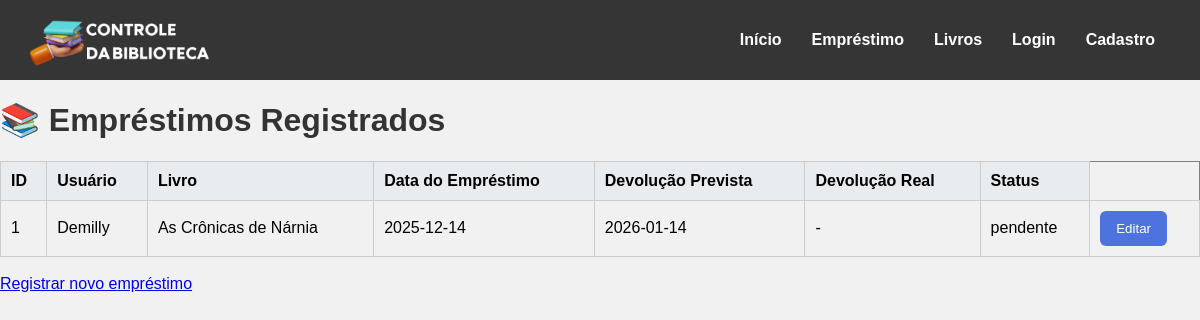
Page /ver_emprestimos (signed in) on the earlier database version.
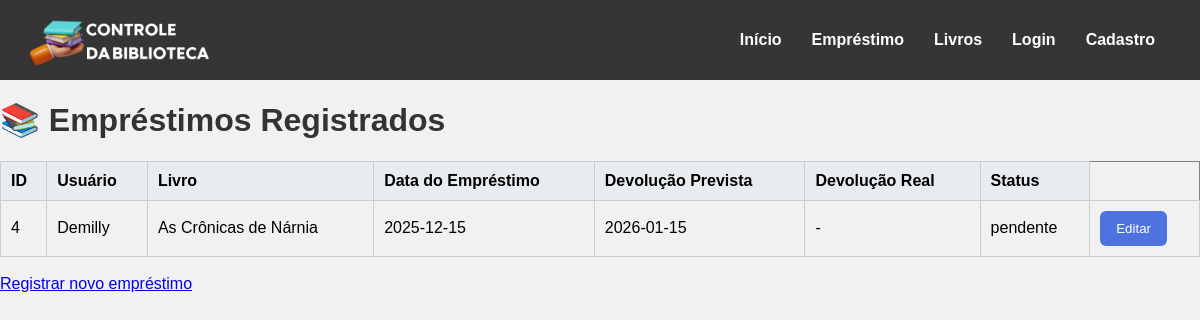
Same page on the later database version.
### tables this page shows
CREATE TABLE emprestimos (
    id_emprestimo INTEGER PRIMARY KEY,
    usuario_id INTEGER,
    livro_id INTEGER,
    data_emprestimo DATE,
    data_devolucao_prevista DATE,
    data_devolucao_real DATE,
    status_emprestimo TEXT CHECK(status_emprestimo IN ('pendente', 'devolvido', 'atrasado')),
    FOREIGN KEY (usuario_id) REFERENCES usuarios(id_usuario),
    FOREIGN KEY (livro_id) REFERENCES livros(id_livro) ON DELETE CASCADE
);

CREATE TABLE usuarios (
    id_usuario INTEGER PRIMARY KEY AUTOINCREMENT,
    senha_usuario VARCHAR(8) NOT NULL,
    nome_usuario VARCHAR(255) NOT NULL,
    email VARCHAR(255),
    numero_telefone VARCHAR(15),
    data_inscricao DATE,
    multa_atual DECIMAL(10,2)
);

CREATE TABLE livros (
    id_livro INTEGER PRIMARY KEY AUTOINCREMENT,
    autor_id INTEGER NOT NULL,
    titulo VARCHAR(255) NOT NULL,
    isbn VARCHAR(13) NOT NULL,
    ano_publicacao INTEGER NOT NULL,
    genero_id INTEGER NOT NULL,
    editora_id INTEGER NOT NULL,
    quantidade_disponivel INTEGER NOT NULL,
    resumo TEXT,
    FOREIGN KEY (autor_id) REFERENCES autores(id_autor) ON DELETE RESTRICT,
    FOREIGN KEY (genero_id) REFERENCES generos(id_genero) ON DELETE CASCADE,
    FOREIGN KEY (editora_id) REFERENCES editoras(id_editora)
);

### app.py (the view)
@app.route('/ver_emprestimos')
@login_required
def ver_emprestimos():
    conexao = obter_conexao()
    sql = '''SELECT emprestimos.id_emprestimo,usuarios.nome_usuario,livros.titulo,emprestimos.data_emprestimo,
    emprestimos.data_devolucao_prevista,emprestimos.data_devolucao_real,
    emprestimos.status_emprestimo FROM emprestimos JOIN usuarios ON emprestimos.usuario_id = usuarios.id_usuario
    JOIN livros ON emprestimos.livro_id = livros.id_livro ORDER BY emprestimos.data_emprestimo DESC
    '''
    lista_emprestimos = conexao.execute(sql).fetchall()
    conexao.close()
    return render_template('ver_emprestimos.html', lista_emprestimos=lista_emprestimos)

### app.py (called while the page is built)
@login_manager.user_loader
def load_user(user_id):
    return User.achar_email(user_id)

### database.py (called while the page is built)
def obter_conexao():
    conexao = sqlite3.connect('livros.db')
    conexao.execute("PRAGMA foreign_keys = ON")
    conexao.row_factory = sqlite3.Row
    return conexao

### modelos/__init__.py (called while the page is built)
    @classmethod
    def achar_email(cls, email):
        conexao = obter_conexao()
        sql = "SELECT * FROM usuarios WHERE email = ?"
        resultado = conexao.execute(sql, (email,)).fetchone()
        if resultado:
            return User(
                email=resultado['email'],
                nome=resultado['nome_usuario'],
                senha=resultado['senha_usuario'],
                numero_telefone=resultado['numero_telefone'],
                data_inscricao=resultado['data_inscricao']
            )
        return None

### templates/ver_emprestimos.html (shortened to what this page needs)
{% extends 'base.html' %}
{% block conteudo %}
<h1>📚 Empréstimos Registrados</h1>
{% if lista_emprestimos %}
<table border="1" cellpadding="8" cellspacing="0">
    <thead>
        <tr>
            <th>ID</th>
            <th>Usuário</th>
            <th>Livro</th>
            <th>Data do Empréstimo</th>
            <th>Devolução Prevista</th>
            <th>Devolução Real</th>
            <th>Status</th>
        </tr>
    </thead>
    <tbody>
        {% for emprestimo in lista_emprestimos %}
        <tr>
            <td>{{ emprestimo.id_emprestimo }}</td>
            <td>{{ emprestimo.nome_usuario }}</td>
            <td>{{ emprestimo.titulo }}</td>
            <td>{{ emprestimo.data_emprestimo }}</td>
            <td>{{ emprestimo.data_devolucao_prevista }}</td>
            <td>{{ emprestimo.data_devolucao_real if emprestimo.data_devolucao_real else '-' }}</td>
            <td>{{ emprestimo.status_emprestimo }}</td>
            <td>
                <a href="{{ url_for('editar_emprestimos', id_emprestimo=emprestimo.id_emprestimo) }}"><button type="button">Editar</button></a>
            </td>
        </tr>
        {% endfor %}
    </tbody>
</table>
{% else %}
<p>Não há empréstimos registrados no momento.</p>
{% endif %}
<br>
<a href="{{ url_for('emprestimo') }}">Registrar novo empréstimo</a>
{% endblock %}

### templates/base.html (shortened to what this page needs)
<!DOCTYPE html>
<html lang="en">
<head>
    <link rel="stylesheet" href="{{ url_for('static', filename='style.css')}}">
    <link rel="stylesheet" href="{{ url_for('static', filename='menu.css') }}">
    <link rel="stylesheet" href="{{ url_for('static', filename='cadastro.css')}}">
</head>
<body>
    {% include 'componentes/menu.html' %}
    {% block conteudo %}
    {% endblock %}
</body>
</html>

### templates/componentes/menu.html (shortened to what this page needs)
<div class="menu">
    <div class="logo">
        <img src="{{ url_for('static', filename='img/logo.png') }}" alt="Logo">
    </div>
    <div class="links">
        <a href="/">Início</a>
        <a href="/emprestimo">Empréstimo</a>
        <div class="outros-links">
            <a href="/livros">Livros</a>
        </div>
        <a href="/login">Login</a>
        <a href="/cadastro">Cadastro</a>
    </div>
</div>

### static/style.css (style rules this page uses)
h1 { color: #333; }
table { width: 100%; border-collapse: collapse; margin-top: 20px; }
table th, table td { border: 1px solid #ccc; padding: 10px; text-align: left; }
table th { background-color: #e9ecef; }
button { background-color: #4e73df; color: white; border: none; padding: 10px 16px; border-radius: 6px; cursor: pointer; transition: background-color 0.3s; }

### static/menu.css (style rules this page uses)
.menu { height: 10vh; min-height: 40px; width: 100%; background: #353535; display: flex; align-items: center; justify-content: space-between; padding: 0 30px; box-sizing: border-box; }
.menu a { color: white; text-decoration: none; margin: 0 15px; font-weight: bold; }
.menu .logo img { width: 180px; }
.menu .links { display: flex; align-items: center; }
* { font-family:Arial, Helvetica, sans-serif; }
.outros-links { position: relative; }

### static/cadastro.css (style rules this page uses)
body { background-color: #f1f1f1; margin: 0; }
.logo img { width: 120px; height: auto; }
.logo { display: flex; justify-content: space-between; width: 100%; }

Differences in the rows shown:
removed emprestimos: id_emprestimo "1", nome_usuario "Demilly", titulo "As Crônicas de Nárnia", data_emprestimo "2025-12-14", data_devolucao_prevista "2026-01-14", data_devolucao_real "-", status_emprestimo "pendente"
added emprestimos: id_emprestimo "4", nome_usuario "Demilly", titulo "As Crônicas de Nárnia", data_emprestimo "2025-12-15", data_devolucao_prevista "2026-01-15", data_devolucao_real "-", status_emprestimo "pendente"
